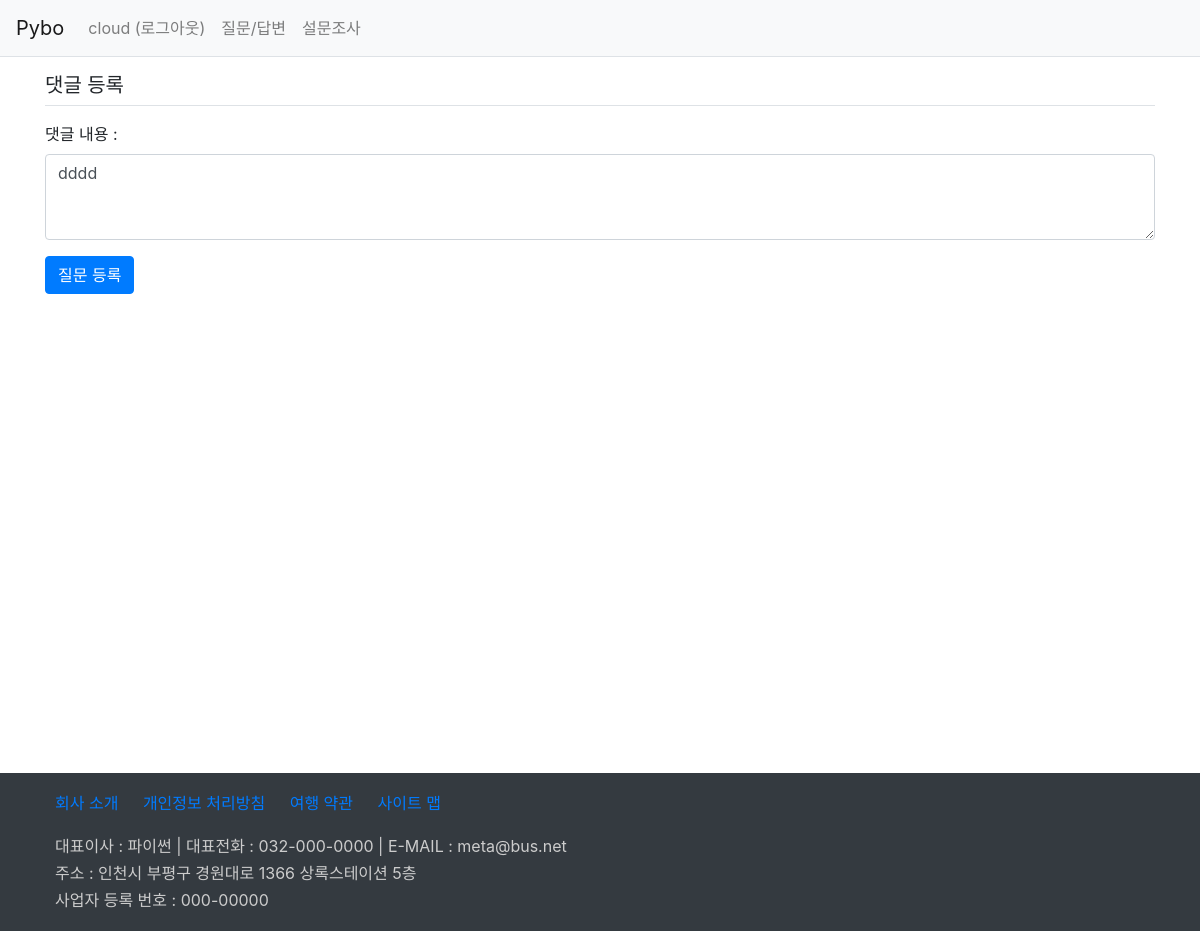
The page /board/comment/modify/question/2 (signed in) on the database as committed earlier.
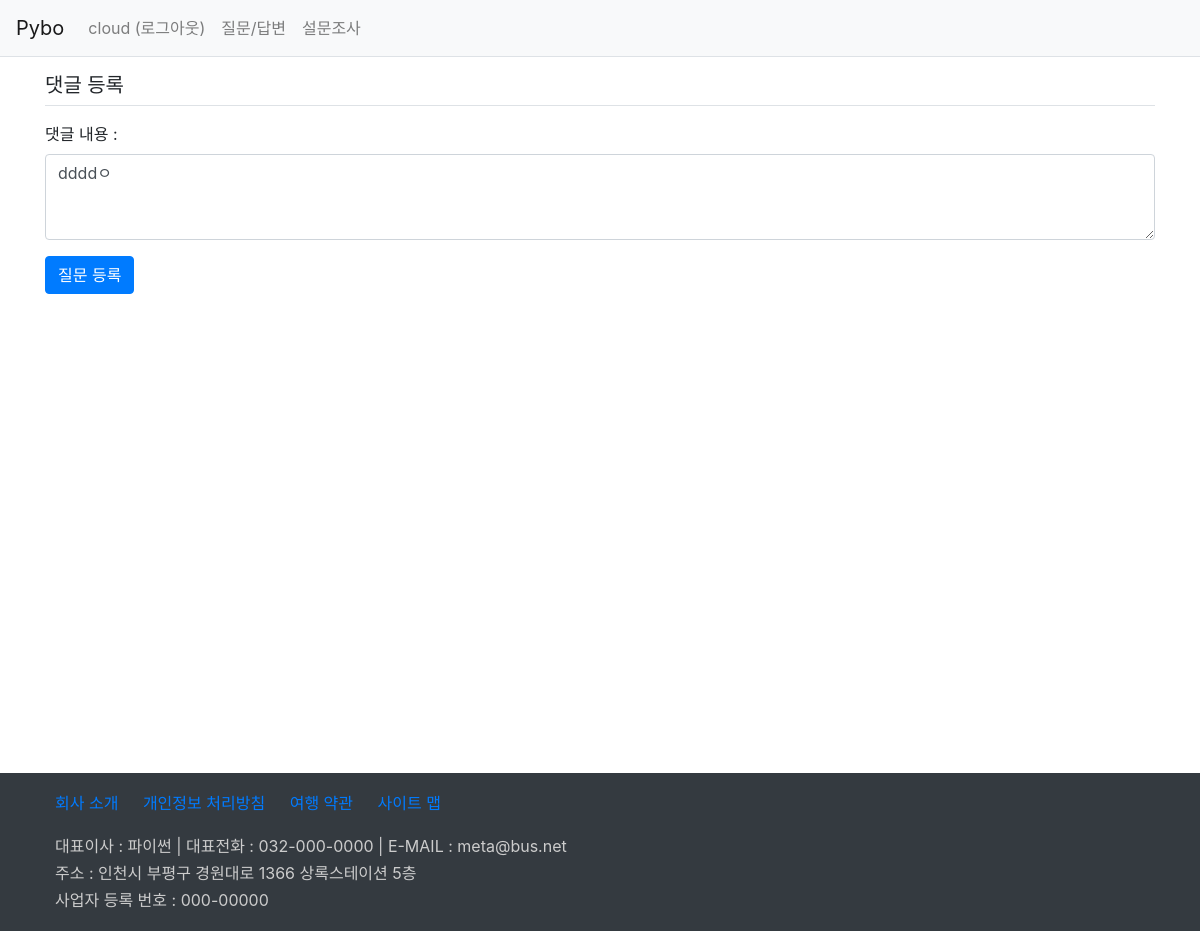
The same page on the database as committed later.
### board/models.py (models this page shows)
class Comment(models.Model):
    author = models.ForeignKey(User, on_delete=models.CASCADE)  # 댓글 글쓴이
    content = models.TextField()  # 댓글 내용
    create_date = models.DateTimeField()  # 작성일
    modify_date = models.DateTimeField(null=True, blank=True)
    question = models.ForeignKey(Question, null=True, blank=True,
                                 on_delete=models.CASCADE)
    Answer = models.ForeignKey(Answer, null=True, blank=True,
                               on_delete=models.CASCADE)

### board/views/comment_views.py (the view)
# urls.py: path('comment/modify/question/<int:comment_id>', comment_views.comment_modify_question,
@login_required(login_url='common:login')
def comment_modify_question(request, comment_id):
    comment = get_object_or_404(Comment, pk=comment_id)
    if request.method == "POST":
        form = CommentForm(request.POST, instance=comment)  # 변경된 입력 내용
        if form.is_valid():
            comment = form.save(commit=False)
            comment.author = request.user
            comment.modify_date = timezone.now()
            comment.save()
            return redirect('board:detail', question_id=comment.question.id)
    else:
        form = CommentForm(instance=comment)  # 채워진 폼
    context = {'form': form}
    return render(request, 'board/comment_form.html', context)

### board/forms.py
class CommentForm(forms.ModelForm):
    class Meta:
        model = Comment
        fields = ['content']
        labels = {'content': '댓글내용'}

### templates/board/comment_form.html (shortened to what this page needs)
{% extends 'base.html' %}
{% block content %}
<div class="container">
    <section>
        <h5 class="border-bottom my-3 pb-2">댓글 등록</h5>
        <form action="" method="post">
            <div class="form-group">
                <label for="content">댓글 내용 : </label>
                <textarea name="content" id="content"
                          rows="3" cols="40" class="form-control"
                >{{ form.content.value|default_if_none:'' }}</textarea>
            </div>
            <input type="submit" value="질문 등록" class="btn btn-primary">
        </form>
    </section>
</div>
{% endblock %}

Rows that differ between the two databases and show on the page:
changed Comment: content "dddd" → "ddddㅇ"
